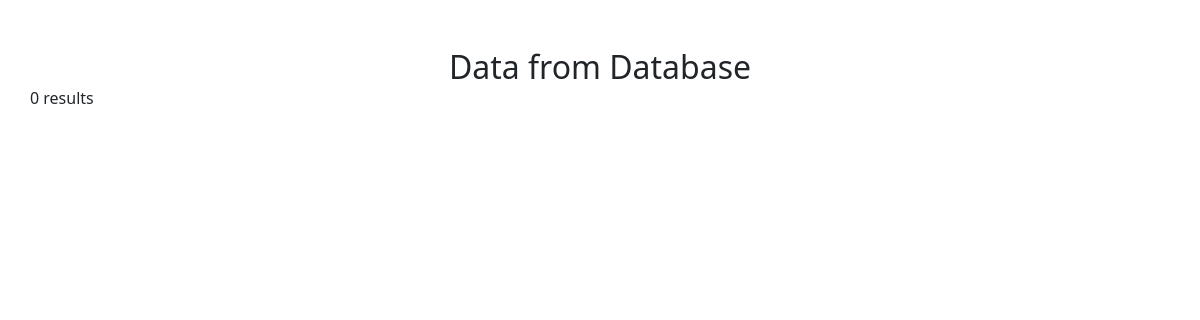
/student/show.php, run on an earlier commit of the app's database.
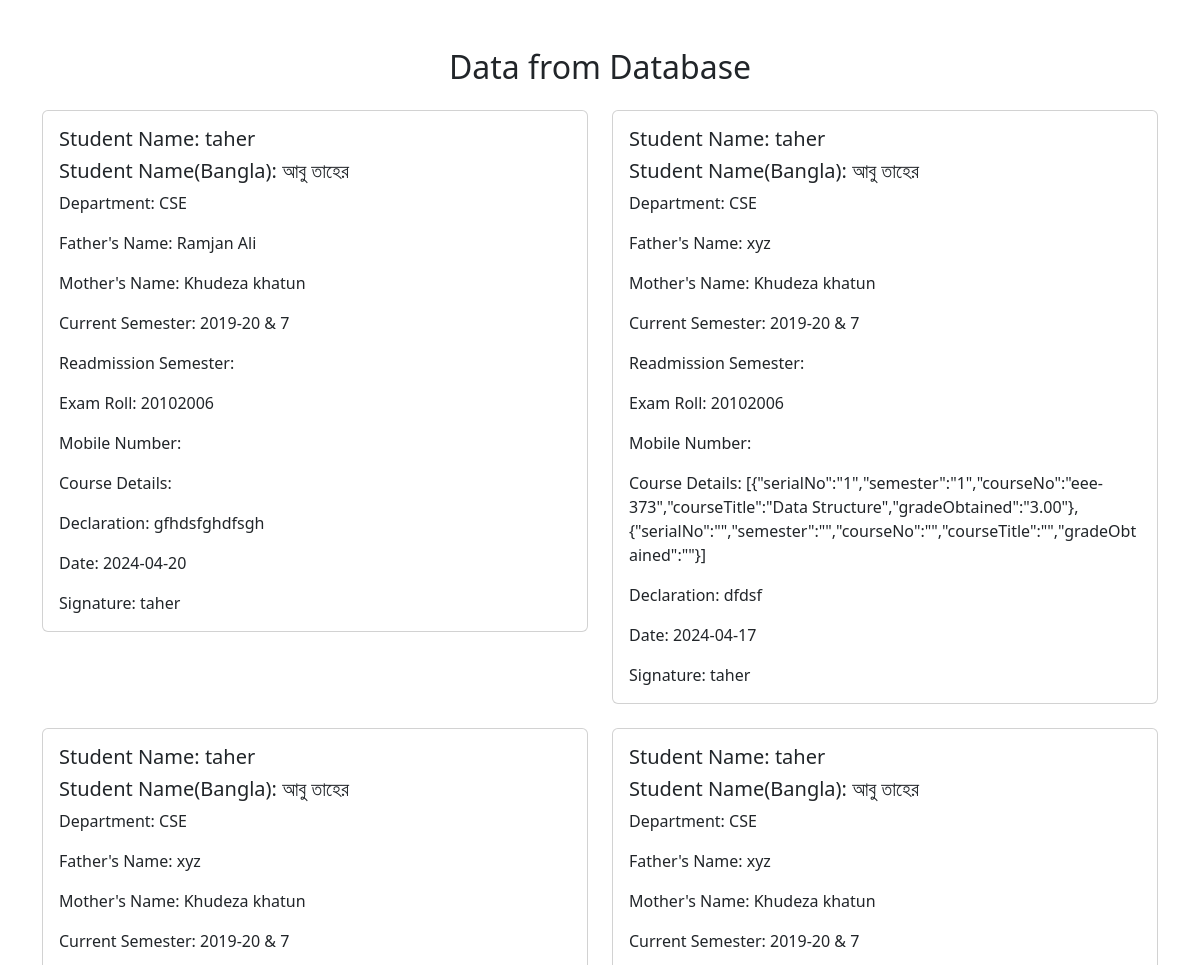
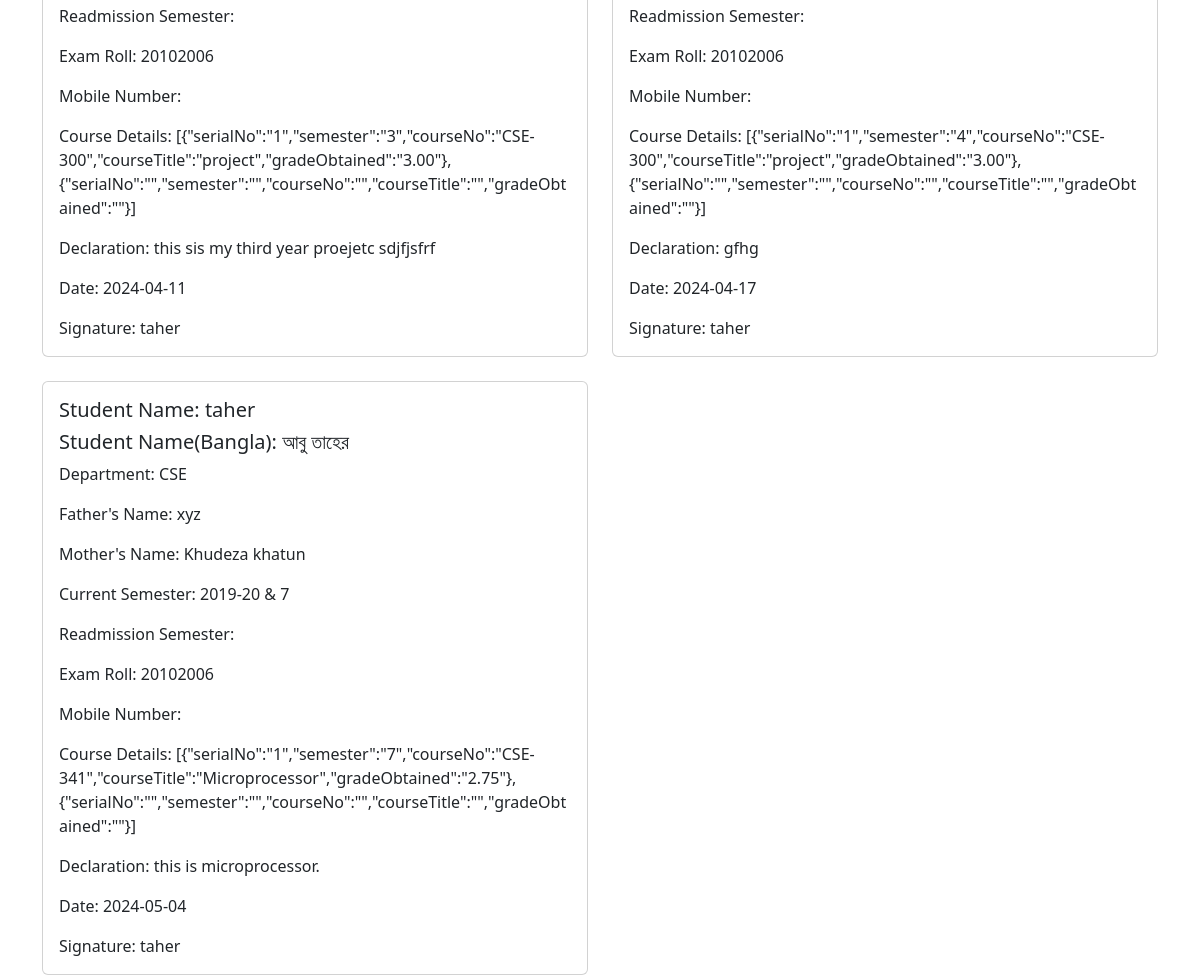
And on a later commit of the database (2 pictures, top to bottom).
### tables this page shows
CREATE TABLE `imp_form` (
  `id` int(11) NOT NULL,
  `department` varchar(255) NOT NULL,
  `student_name_bangla` varchar(255) NOT NULL,
  `student_name_english` varchar(255) NOT NULL,
  `father_name` varchar(255) NOT NULL,
  `mother_name` varchar(255) NOT NULL,
  `current_semester` varchar(50) NOT NULL,
  `readmission_semester` varchar(50) DEFAULT NULL,
  `exam_roll` varchar(50) DEFAULT NULL,
  `mobile_number` varchar(20) DEFAULT NULL,
  `course_details` longtext DEFAULT NULL CHECK (json_valid(`course_details`)),
  `declaration` text NOT NULL,
  `date` date NOT NULL,
  `signature` varchar(255) NOT NULL
);

### student/show.php (the view, shortened to what this page needs)
<?php
include("../include/connect.php");
$sql = "SELECT * FROM imp_form";
$result = $conn->query($sql);
?>
<!DOCTYPE html>
<html lang="en">
<head>
  <link href="https://cdn.jsdelivr.net/npm/bootstrap@5.3.3/dist/css/bootstrap.min.css" rel="stylesheet">
</head>
<body>
  <div class="container mt-5">
    <h2 class="text-center mb-4">Data from Database</h2>
    <div class="row row-cols-1 row-cols-md-2 g-4">
      <?php
      if ($result->num_rows > 0) {
          while ($row = $result->fetch_assoc()) {
              ?>
        <div class="col">
          <div class="card">
          <div class="card-body">
    <h5 class="card-title">Student Name: <?php echo $row["student_name_english"]; ?></h5>
    <h5 class="card-title">Student Name(Bangla): <?php echo $row["student_name_bangla"]; ?></h5>
    <p class="card-text">Department: <?php echo $row["department"]; ?></p>
    <p class="card-text">Father's Name: <?php echo $row["father_name"]; ?></p>
    <p class="card-text">Mother's Name: <?php echo $row["mother_name"]; ?></p>
    <p class="card-text">Current Semester: <?php echo $row["current_semester"]; ?></p>
    <p class="card-text">Readmission Semester: <?php echo $row["readmission_semester"]; ?></p>
    <p class="card-text">Exam Roll: <?php echo $row["exam_roll"]; ?></p>
    <p class="card-text">Mobile Number: <?php echo $row["mobile_number"]; ?></p>
    <p class="card-text">Course Details: <?php echo $row["course_details"]; ?></p>
    <p class="card-text">Declaration: <?php echo $row["declaration"]; ?></p>
    <p class="card-text">Date: <?php echo $row["date"]; ?></p>
    <p class="card-text">Signature: <?php echo $row["signature"]; ?></p>
</div>
          </div>
        </div>
        <?php
          }
      } else {
          echo "0 results";
      }
      ?>
    </div>
  </div>
</body>
</html>

What changed in the data, as far as the page shows it:
added imp_form: student_name_english "taher", student_name_bangla "আবু তাহের", department "CSE", father_name "Ramjan Ali", mother_name "Khudeza khatun", current_semester "2019-20 & 7", exam_roll "20102006", declaration "gfhdsfghdfsgh", date "2024-04-20", signature "taher"
added imp_form: student_name_english "taher", student_name_bangla "আবু তাহের", department "CSE", father_name "xyz", mother_name "Khudeza khatun", current_semester "2019-20 & 7", exam_roll "20102006", course_details "[{\"serialNo\":\"1\",\"semester\":\"1\",\"courseNo\":\"eee-373\",\"courseTitle\":\"Data Structure\",\"gradeObtained\":\"3.00\"},{\"serialNo\":\"\",\"semester\":\"\",\"courseNo\":\"\",\"courseTitle\":\"\",\"gradeObtained\":\"\"}]", declaration "dfdsf", date "2024-04-17", signature "taher"
added imp_form: student_name_english "taher", student_name_bangla "আবু তাহের", department "CSE", father_name "xyz", mother_name "Khudeza khatun", current_semester "2019-20 & 7", exam_roll "20102006", course_details "[{\"serialNo\":\"1\",\"semester\":\"3\",\"courseNo\":\"CSE-300\",\"courseTitle\":\"project\",\"gradeObtained\":\"3.00\"},{\"serialNo\":\"\",\"semester\":\"\",\"courseNo\":\"\",\"courseTitle\":\"\",\"gradeObtained\":\"\"}]", declaration "this sis my third year proejetc sdjfjsfrf", date "2024-04-11", signature "taher"
added imp_form: student_name_english "taher", student_name_bangla "আবু তাহের", department "CSE", father_name "xyz", mother_name "Khudeza khatun", current_semester "2019-20 & 7", exam_roll "20102006", course_details "[{\"serialNo\":\"1\",\"semester\":\"4\",\"courseNo\":\"CSE-300\",\"courseTitle\":\"project\",\"gradeObtained\":\"3.00\"},{\"serialNo\":\"\",\"semester\":\"\",\"courseNo\":\"\",\"courseTitle\":\"\",\"gradeObtained\":\"\"}]", declaration "gfhg", date "2024-04-17", signature "taher"
added imp_form: student_name_english "taher", student_name_bangla "আবু তাহের", department "CSE", father_name "xyz", mother_name "Khudeza khatun", current_semester "2019-20 & 7", exam_roll "20102006", course_details "[{\"serialNo\":\"1\",\"semester\":\"7\",\"courseNo\":\"CSE-341\",\"courseTitle\":\"Microprocessor\",\"gradeObtained\":\"2.75\"},{\"serialNo\":\"\",\"semester\":\"\",\"courseNo\":\"\",\"courseTitle\":\"\",\"gradeObtained\":\"\"}]", declaration "this is microprocessor.", date "2024-05-04", signature "taher"
Also different on the page:
text no longer shown: "0 results"
